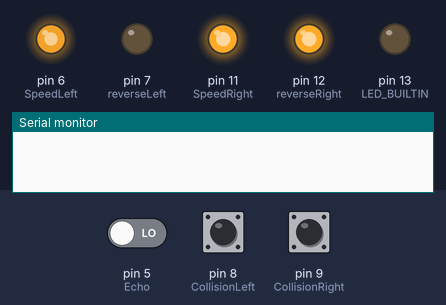
A program run on a simulated Arduino Uno, built with avr-gcc and run on an emulated ATmega328P. Parts: output pins drawn as LEDs (lit = HIGH), the last lines printed to the serial monitor. Dashed ring = blinking. Inputs (shaded band) come from the test bench; at power-on: pin 8 (CollisionLeft) HIGH, pin 9 (CollisionRight) HIGH, pin 5 (Echo) LOW. Random numbers use the default seed unless the program sets one; pins used as bus, display or sensor lines are not drawn.

Above: at 1.2 s.
1.3 s: pin 8 (CollisionLeft) pulled LOW for 1 s
At 2.8 s:
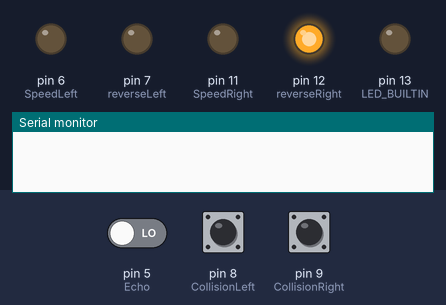
6.0 s: pin 9 (CollisionRight) pulled LOW for 1 s
At 9.17 s:
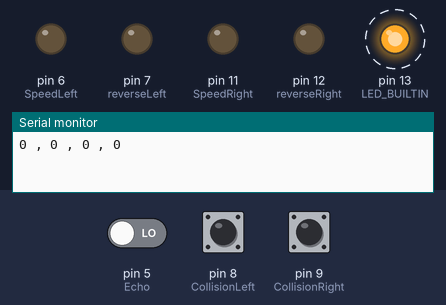
Timing chart, 0 to 17.2 s (numbered marks = the images above; inputs shaded):
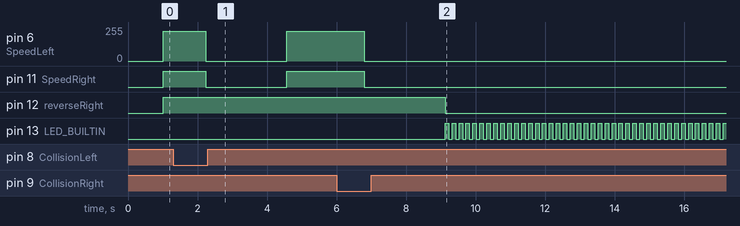

Measured:
- after the input at 1.3 s, pin 6 (SpeedLeft): 225/255 → 0/255 after 0.93 s, → 225/255 2.3 s later; pin 11 (SpeedRight): HIGH → LOW after 0.93 s, → HIGH 2.3 s later

The program:

main.cpp
```cpp
#include <Arduino.h>

#define Triger 4
#define Echo 5
#define reverseRight 12
#define reverseLeft 7
#define SpeedRight 11
#define SpeedLeft 6
#define Switch 2
#define CollisionRight 9
#define CollisionLeft 8

#define DefaultRight 255
#define DefaultLeft 225

int distance;
int mindistance = 25;
int maxdistance = 10000;
int fails = 0;
int predistance = 0;
int prepredistance = 0;
long Premillis = 0;
long Time = 0;
int direction = 0;
int defaultHighRight = DefaultRight;
int defaultHighLeft = DefaultLeft;


void turnOff(int x){
    defaultHighRight = 0;
    defaultHighLeft = 0;
    analogWrite(SpeedRight, defaultHighRight);
    analogWrite(SpeedLeft, defaultHighLeft);
    digitalWrite(reverseLeft, 0);
    digitalWrite(reverseRight, 0);
    while (true){
        digitalWrite(LED_BUILTIN, !digitalRead(LED_BUILTIN));
        delay(x);
    }
}

float measure(){
    digitalWrite(Triger, LOW);
    delay(5);
    digitalWrite(Triger, HIGH);
    delay(10);
    digitalWrite(Triger, LOW);
    float Cycletime = pulseIn(Echo, HIGH);
    return ((0.0343 * Cycletime) / 2);
}

void goAway(int Mode = 1, int site = random(2)){ // 0:Right 1:Left
    fails++;
    Time = millis();
    switch (site){
    case 0:
        while (true){
            digitalWrite(reverseRight, Mode);
            digitalWrite(reverseLeft, 0);
            analogWrite(SpeedLeft, defaultHighLeft);
            analogWrite(SpeedRight, defaultHighRight * Mode);
            delay(200);
            while (distance < mindistance + 50 || maxdistance < distance){
                distance = int(measure());
                if(millis()-Time > 10000){
                    turnOff(250);
                }
                if (digitalRead(CollisionRight) == 0 || digitalRead(CollisionLeft) == 0){
                    break;
                }
            }
            // Last check
            analogWrite(SpeedLeft, 0);
            analogWrite(SpeedRight, 0);
            delay(300);
            distance = int(measure());
            if (distance > mindistance + 50 || maxdistance > distance || digitalRead(CollisionRight) == 0 || digitalRead(CollisionLeft) == 0){
                break;
            }
        }

        break;

    case 1:
        while (true){
            digitalWrite(reverseRight, 0);
            digitalWrite(reverseLeft, Mode);
            analogWrite(SpeedLeft, defaultHighLeft * Mode);
            analogWrite(SpeedRight, defaultHighRight);
            delay(200);
            while (distance < mindistance + 50 || maxdistance < distance){
                distance = int(measure());
                if(millis()-Time > 10000){
                    turnOff(250);
                }

                if (digitalRead(CollisionRight) == 0 || digitalRead(CollisionLeft) == 0){
                    break;
                }
            }
            // Last check
            analogWrite(SpeedLeft, 0);
            analogWrite(SpeedRight, 0);
            delay(300);
            distance = int(measure());
            if (distance > mindistance + 50 || maxdistance > distance || digitalRead(CollisionRight) == 0 || digitalRead(CollisionLeft) == 0){
                break;
            }
        }

        break;

    default:
        break;
    }
}


void setup(){
    Serial.begin(9600);
    pinMode(Triger, OUTPUT);
    pinMode(Echo, INPUT);
    pinMode(reverseLeft, OUTPUT);
    pinMode(reverseRight, OUTPUT);
    pinMode(SpeedLeft, OUTPUT);
    pinMode(SpeedRight, OUTPUT);
    pinMode(LED_BUILTIN, OUTPUT);
    pinMode(Switch, INPUT);
    pinMode(CollisionLeft, INPUT_PULLUP);
    pinMode(CollisionRight, INPUT_PULLUP);

    digitalWrite(reverseLeft, 0);
    digitalWrite(reverseRight, 0);
    analogWrite(SpeedLeft, 0);
    analogWrite(SpeedRight, 0);
}

void loop(){
    distance = int(measure());

    if (fails > 10){
        turnOff(500);
    }
    if (millis()-Premillis >5000){
        Serial.print(distance);
        Serial.print(" , ");
        Serial.print(predistance);
        Serial.print(" , ");
        Serial.print(prepredistance);
        Serial.print(" , ");
        Serial.println(abs(prepredistance + predistance - distance*2));
        if (abs(prepredistance + predistance - distance*2) < 5){
            turnOff(100);
        }
        prepredistance = predistance;
        predistance = distance;
        Premillis = millis();
        direction = random(2);
    }

    if (digitalRead(CollisionRight) == 0){
        analogWrite(SpeedRight, defaultHighRight);
        analogWrite(SpeedLeft, defaultHighLeft);
        digitalWrite(reverseLeft, 1);
        digitalWrite(reverseRight, 1);
        digitalWrite(13, 0);
        delay(500);
        direction = 1;
        goAway(1, 1);
    }
    else if (digitalRead(CollisionLeft) == 0){
        analogWrite(SpeedRight, defaultHighRight);
        analogWrite(SpeedLeft, defaultHighLeft);
        digitalWrite(reverseLeft, 1);
        digitalWrite(reverseRight, 1);
        digitalWrite(13, 0);
        delay(500);
        direction = 0;
        goAway(1, 0);
    }
    else if (distance < mindistance || maxdistance < distance){
        // analogWrite(SpeedRight, 0);
        // analogWrite(SpeedLeft, 0);
        digitalWrite(13, 0);
        goAway(1, direction);
    }
    else if (distance < mindistance*2){
        switch (direction)
        {
        case 1:
            analogWrite(SpeedRight, defaultHighRight);
            analogWrite(SpeedLeft, int(defaultHighLeft * (float(distance)/50-0.5)));
            digitalWrite(reverseLeft, 0);
            digitalWrite(reverseRight, 0);
            digitalWrite(13, 1);
            fails = 0;
            break;

        case 0:
            analogWrite(SpeedRight, int(defaultHighRight * (float(distance)/50-0.5)));
            analogWrite(SpeedLeft, defaultHighLeft);
            digitalWrite(reverseLeft, 0);
            digitalWrite(reverseRight, 0);
            digitalWrite(13, 1);
            fails = 0;
            break;

        default:
            break;
        }
    }

    else{
        analogWrite(SpeedRight, defaultHighRight);
        analogWrite(SpeedLeft, defaultHighLeft);
        digitalWrite(reverseLeft, 0);
        digitalWrite(reverseRight, 0);
        digitalWrite(13, 1);
        fails = 0;
    }
}
```
